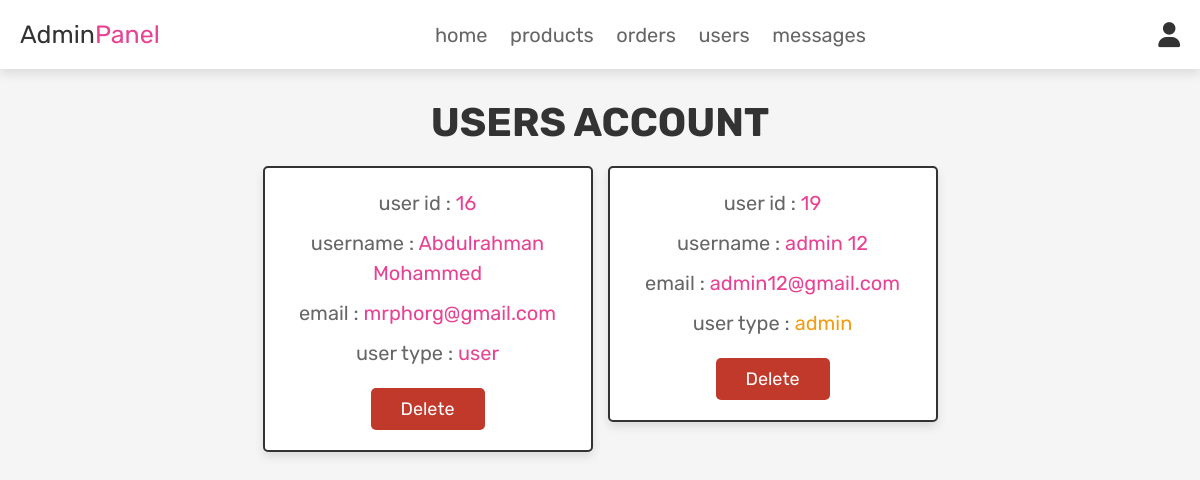
Screenshot of /admin_users.php (signed in) with the database file from the repository.
### tables this page shows
CREATE TABLE `users` (
  `id` int(100) NOT NULL,
  `name` varchar(100) NOT NULL,
  `email` varchar(100) NOT NULL,
  `password` varchar(100) NOT NULL,
  `user_type` varchar(20) NOT NULL DEFAULT 'user'
);

### admin_users.php (the view, shortened to what this page needs)
<?php
@include 'config.php';
?>
<!DOCTYPE html>
<html lang="en">
<head>
   <link rel="stylesheet" href="https://cdnjs.cloudflare.com/ajax/libs/font-awesome/6.0.0/css/all.min.css">
   <link rel="stylesheet" href="css/admin_style.css">
</head>
<body>
<?php @include 'admin_header.php'; ?>
<section class="users">
   <h1 class="title">users account</h1>
   <div class="box-container">
      <?php
         $select_users = mysqli_query($conn, "SELECT * FROM `users`") or die('query failed');
         if(mysqli_num_rows($select_users) > 0){
            while($fetch_users = mysqli_fetch_assoc($select_users)){
      ?>
      <div class="box">
         <p>user id : <span><?php echo $fetch_users['id']; ?></span></p>
         <p>username : <span><?php echo $fetch_users['name']; ?></span></p>
         <p>email : <span><?php echo $fetch_users['email']; ?></span></p>
         <p>user type : <span style="color:<?php if($fetch_users['user_type'] == 'admin'){ echo 'var(--orange)'; }; ?>"><?php echo $fetch_users['user_type']; ?></span></p>
         <a href="admin_users.php?delete=<?php echo $fetch_users['id']; ?>" onclick="return confirm('delete this user?');" class="delete-btn">delete</a>
      </div>
      <?php
         }
      }
      ?>
   </div>
</section>
</body>
</html>

### admin_header.php (shortened to what this page needs)
<header class="header">
   <div class="flex">
      <a href="admin_page.php" class="logo">Admin<span>Panel</span></a>
      <nav class="navbar">
         <a href="admin_page.php">home</a>
         <a href="admin_products.php">products</a>
         <a href="admin_orders.php">orders</a>
         <a href="admin_users.php">users</a>
         <a href="admin_contacts.php">messages</a>
      </nav>
      <div class="icons">
         <div id="user-btn" class="fas fa-user"></div>
      </div>
   </div>
</header>

### css/admin_style.css (style rules this page uses)
:root { --pink:#e84393; --red:#c0392b; --orange:#f39c12; --black:#333; --white:#fff; --light-color:#666; --light-white:#ccc; --light-bg:#f5f5f5; --border:.2rem solid var(--black); --box-shadow:0 .5rem 1rem rgba(0,0,0,.1); }
* { font-family: 'Rubik', sans-serif; margin:0; padding:0; box-sizing: border-box; outline: none; border:none; text-decoration: none; transition:all .2s linear; }
html { font-size: 62.5%; overflow-x: hidden; scroll-behavior: smooth; scroll-padding-top: 6.5rem; }
body { background: var(--light-bg); }
section { padding:3rem 2rem; }
.title { text-align: center; margin-bottom: 2rem; color:var(--black); text-transform: uppercase; font-size: 4rem; }
.btn, .delete-btn, .option-btn { display: inline-block; border-radius: .5rem; margin-top: 1rem; font-size: 1.8rem; color:var(--white); cursor: pointer; padding:1rem 3rem; text-transform: capitalize; }
.delete-btn { background-color: var(--red); }
.header { position: sticky; top:0; left:0; right:0; z-index: 1000; background-color: var(--white); box-shadow: var(--box-shadow); }
.header .flex { display: flex; align-items: center; justify-content: space-between; padding:2rem; max-width: 1200px; margin:0 auto; position: relative; }
.header .flex .icons div { font-size: 2.5rem; margin-left: 1.7rem; cursor: pointer; color:var(--black); }
.header .flex .navbar a { margin:0 1rem; font-size: 2rem; color:var(--light-color); }
.header .flex .logo { font-size: 2.5rem; color:var(--black); }
.header .flex .logo span { color:var(--pink); }
.users .box-container { display: grid; grid-template-columns: repeat(auto-fit, 33rem); gap:1.5rem; align-items: flex-start; max-width: 1200px; margin: 0 auto; justify-content: center; }
.users .box-container .box { padding:2rem; border:var(--border); background-color: var(--white); box-shadow: var(--box-shadow); border-radius: .5rem; text-align: center; }
.users .box-container .box p { font-size: 2rem; color:var(--light-color); margin-bottom: 1rem; line-height: 1.5; }
.users .box-container .box p span { color:var(--pink); }
.users .box-container .box .delete-btn { margin-top: .5; }

### rows the page displays
users: id "16", name "Abdulrahman Mohammed", email "mrphorg@gmail.com", user_type "user"
users: id "19", name "admin 12", email "admin12@gmail.com", user_type "admin"
